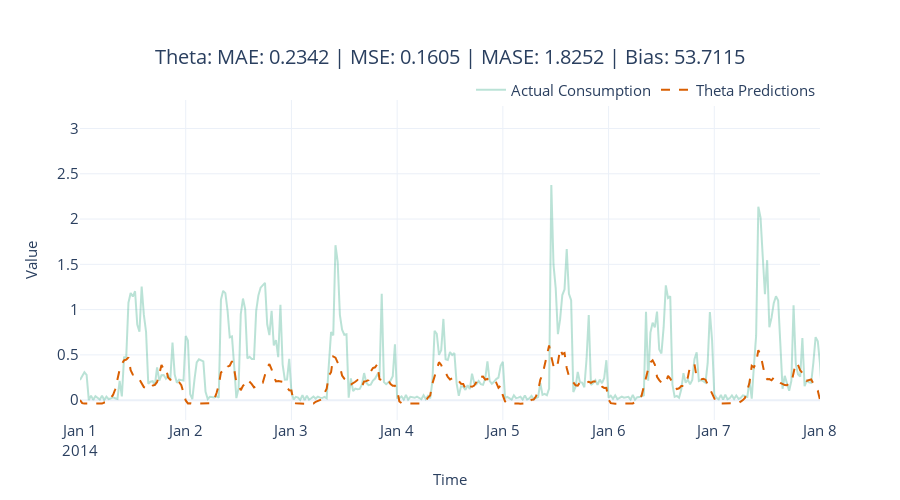

Notebook source saved alongside this figure:
### Code cell
fig = plot_forecast(pred_df, forecast_columns=["theta_predictions"], forecast_display_names=['Theta Predictions'])
fig = format_plot(fig, title=f"Theta: MAE: {metrics['MAE']:.4f} | MSE: {metrics['MSE']:.4f} | MASE: {metrics['MASE']:.4f} | Bias: {metrics['Forecast Bias']:.4f}")
fig.update_xaxes(type="date", range=["2014-01-01", "2014-01-08"])
fig.write_image("imgs/chapter_4/theta.png")
fig.show()

### Figure 1 — Plotly figure (JSON) as saved in the notebook; plotly's stock layout.template omitted (floating-point values rounded to 4 significant figures; data arrays with more than 128 entries replaced by an {"elided": "..."} marker saying what was removed)
{"data": [{"line": {"color": "rgba(27,158,119, 0.3)"}, "mode": "lines", "name": "Actual Consumption", "type": "scatter", "x": {"elided": "1488 str values"}, "y": {"elided": "1488 float values"}}, {"line": {"color": "rgba(217,95,2, 1)", "dash": "dash"}, "mode": "lines", "name": "Theta Predictions", "type": "scatter", "x": {"elided": "1488 str values"}, "y": {"elided": "1488 float values"}}], "layout": {"autosize": false, "height": 500, "legend": {"font": {"size": 15}, "orientation": "h", "title": {}, "x": 1, "xanchor": "right", "y": 0.98, "yanchor": "bottom"}, "title": {"font": {"size": 20}, "text": "Theta: MAE: 0.2342 | MSE: 0.1605 | MASE: 1.8252 | Bias: 53.7115", "x": 0.5, "xanchor": "center", "yanchor": "top"}, "width": 900, "xaxis": {"range": ["2014-01-01", "2014-01-08"], "tickfont": {"size": 15}, "title": {"font": {"size": 15}, "text": "Time"}, "type": "date"}, "yaxis": {"autorange": true, "range": [-0.2192, 3.315], "tickfont": {"size": 15}, "title": {"font": {"size": 15}, "text": "Value"}, "type": "linear"}}}
